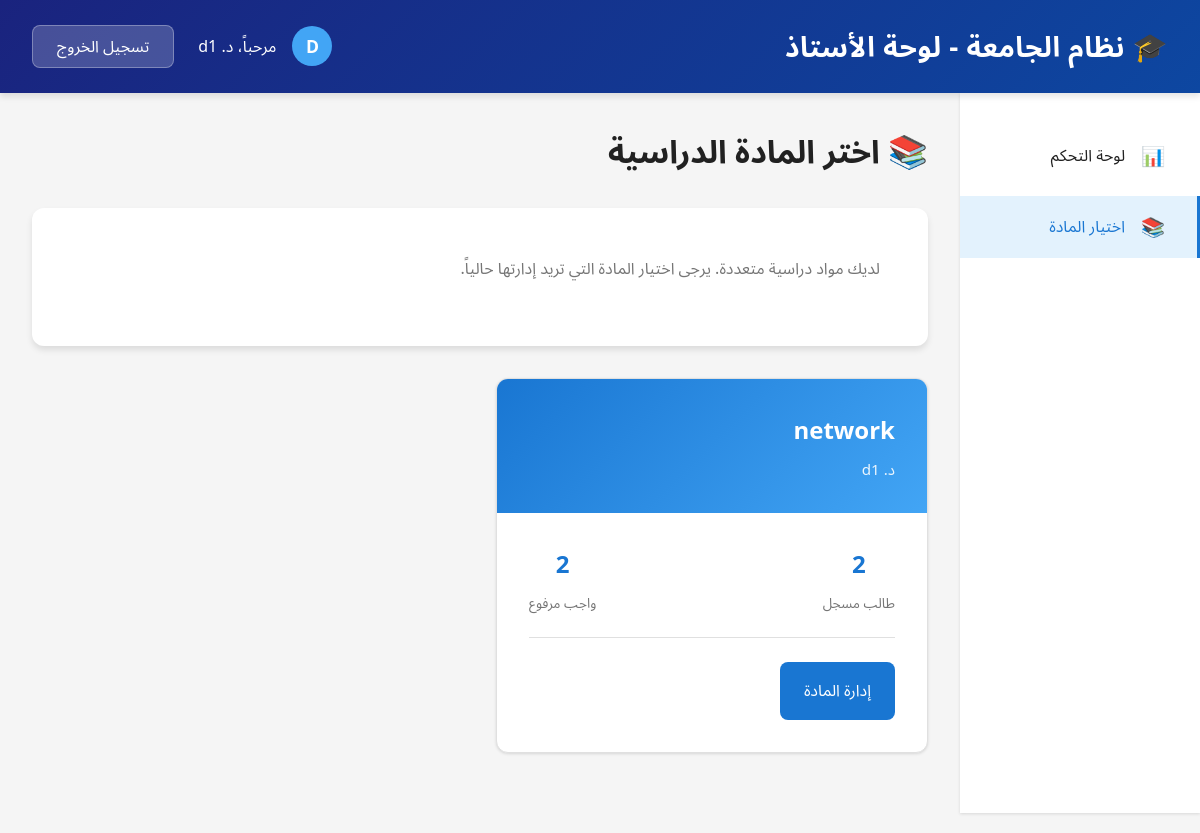
The app's page /doctor/select-subject/ (signed in), older data.
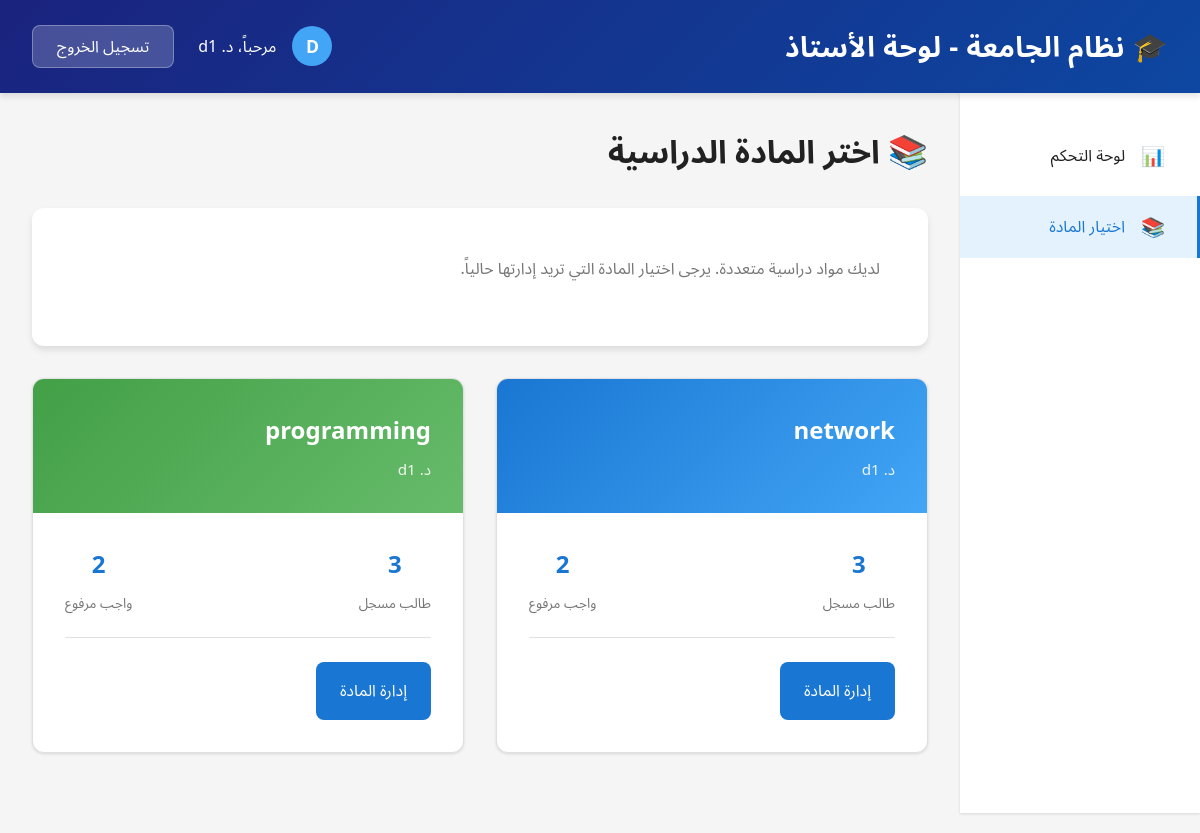
The same page, newer data.
### myapp/models.py (models this page shows, shortened)
class Subject(models.Model):
    name = models.CharField(max_length=100, unique=True)
    description = models.TextField(blank=True, null=True)
    doctor = models.ForeignKey(
        User,
        on_delete=models.SET_NULL,
        null=True,
        limit_choices_to={'profile__role': 'doctor'},
        related_name='teaching_subjects'
    )
    created_at = models.DateTimeField(auto_now_add=True)
    class Meta:
        verbose_name = 'Subject'
        verbose_name_plural = 'Subjects'
        ordering = ['name']

### myapp/views.py (the view)
# urls.py: path('doctor/select-subject/', views.DoctorSubjectSelectView.as_view(), name='doctor_subject_select'),
@method_decorator(login_required, name='dispatch')
class DoctorSubjectSelectView(View):
    def get(self, request):
        if not hasattr(request.user, 'profile') or request.user.profile.role != 'doctor':
            messages.error(request, 'غير مصرح لك بالوصول إلى هذه الصفحة.')
            return redirect('/')
        subjects = Subject.objects.filter(
            doctor=request.user
        ).prefetch_related('enrollments', 'submissions')
        context = {
            'subjects': subjects,
            'total_subjects': subjects.count()
        }
        return render(request, 'myapp/doctor_subject_select.html', context)

### templates/myapp/doctor_subject_select.html (shortened to what this page needs)
{% extends 'base.html' %}
{% load static %}
{% block content %}
    <header class="header">
        <div class="header-content">
            <h1>🎓 نظام الجامعة - لوحة الأستاذ</h1>
            <div class="header-user">
                <div class="user-info">
                    <div class="user-avatar">{{ user.username|slice:":1"|upper }}</div>
                    <span>مرحباً، د. {{ user.get_full_name|default:user.username }}</span>
                </div>
                <a href="{% url 'logout' %}" class="logout-btn">تسجيل الخروج</a>
            </div>
        </div>
    </header>
    <div class="dashboard-layout">
        <aside class="sidebar">
            <ul class="sidebar-menu">
                <li>
                    <a href="{% url 'doctor_dashboard' %}">
                        <span class="icon">📊</span>
                        <span>لوحة التحكم</span>
                    </a>
                </li>
                <li>
                    <a href="{% url 'doctor_subject_select' %}" class="active">
                        <span class="icon">📚</span>
                        <span>اختيار المادة</span>
                    </a>
                </li>
            </ul>
        </aside>
        <main class="main-content">
            <h1 class="page-title">📚 اختر المادة الدراسية</h1>
            <div class="upload-card" style="margin-bottom: 2rem;">
                <p style="color: #757575; margin-bottom: 1rem;">
                    لديك مواد دراسية متعددة. يرجى اختيار المادة التي تريد إدارتها حالياً.
                </p>
            </div>
            {% if subjects %}
            <div class="subjects-grid">
                {% for subject in subjects %}
                <div class="subject-card">
                    <div class="subject-header" style="background: linear-gradient(135deg,
                        {% cycle '#1976d2' '#43a047' '#e53935' '#f57c00' '#7b1fa2' '#0097a7' %} 0%,
                        {% cycle '#42a5f5' '#66bb6a' '#ef5350' '#ffb74d' '#ba68c8' '#4dd0e1' %} 100%);">
                        <div>
                            <h3 class="subject-name">{{ subject.name }}</h3>
                            <p class="subject-teacher">د. {{ user.get_full_name|default:user.username }}</p>
                        </div>
                    </div>
                    <div class="subject-body">
                        <div class="subject-stats">
                            <div class="stat-item">
                                <div class="stat-number">{{ subject.enrollments.count }}</div>
                                <div class="stat-label">طالب مسجل</div>
                            </div>
                            <div class="stat-item">
                                <div class="stat-number">{{ subject.submissions.count }}</div>
                                <div class="stat-label">واجب مرفوع</div>
                            </div>
                        </div>
                        <div class="subject-actions" style="margin-top: 1rem;">
                            <a href="{% url 'doctor_subject_detail' subject.id %}" class="btn btn-primary">إدارة المادة</a>
                        </div>
                    </div>
                </div>
                {% endfor %}
            </div>
            {% endif %}
        </main>
    </div>
{% endblock %}

Row changes from the older to the newer data that the page shows:
computed for Subject "network": enrollments.count "2" → "3"
added Subject: name "programming", {{ user.get_full_name|default:user.username }} "d1", enrollments.count "3", submissions.count "2"
